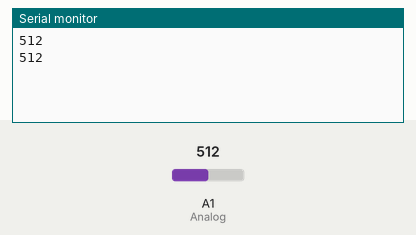
The sketch below on a simulated Arduino MKR. On the bench: the last lines printed to the serial monitor. Inputs (shaded band) come from the test bench; at power-on: A1 (Analog) = 512.

Above: at 2.3 s.
2.4 s: A1 (Analog) set to 716
At 3.3 s:
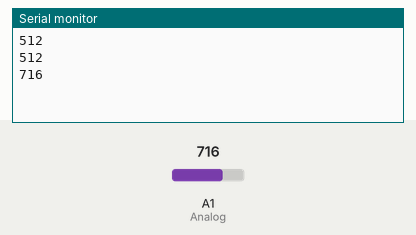
3.9 s: A1 (Analog) set to 900
At 5.3 s:
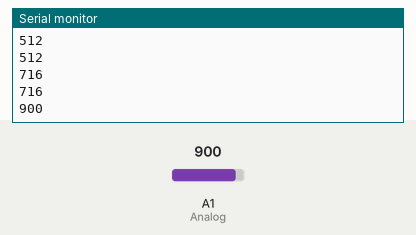
Timing chart, 0 to 6.9 s (numbered marks = the images above; inputs shaded):
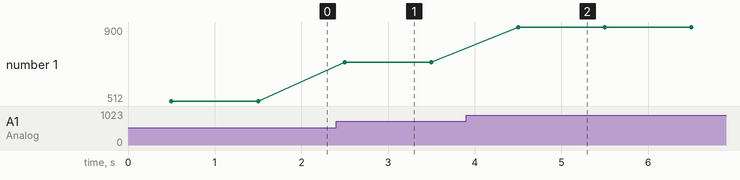

The sketch:

Les1Opdr1p1.ino
```cpp
#include <SPI.h>
#include <WiFiNINA.h>

const int D6 = 6;
const int Analog = A1;
int SensorValue =0;

void setup() {

pinMode(D6, OUTPUT);
pinMode(Analog, INPUT);
}

void loop() {
  // put your main code here, to run repeatedly:

digitalWrite(D6, HIGH);
delay(500);
digitalWrite(D6, LOW);
SensorValue = analogRead(Analog);
Serial.println(SensorValue);
delay(500);
}
```

Measured:
- after the input at 2.4 s, the serial monitor: prints a new line after 0.10 s (image 1)
- after the input at 3.9 s, the serial monitor: prints a new line after 0.60 s (image 2)
- plotted number 1: 512 → 716 after the input at 2.4 s, 716 → 900 after the input at 3.9 s
